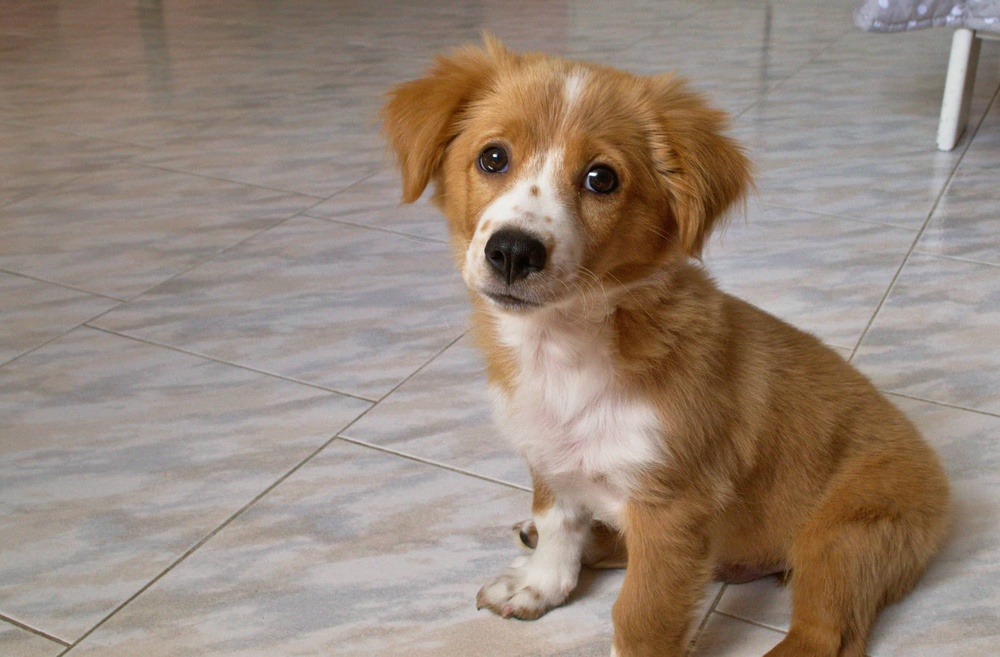
#> input picture A/Tutorials/Tutorial3/petiti_luigi.jpg, 1000 x 657 px, shrunk from 2030 x 1333 before the run, found by its file name
$ python Tutorial3.py
#> lines starting #> are read from the running program, lines starting #| are printed output that depends on the picture
import numpy as np
import matplotlib.pyplot as plt
from matplotlib.image import imread
from scipy.linalg import lu
import copy

def bisection2(x, x_values):
    low, high = 0, len(x_values) - 1
    while high - low > 1:
        mid = (low + high) // 2
        if x_values[mid] > x:
            high = mid
        else:
            low = mid
    return high, low

def linear_interp(x_new, x_values, y_values):
    y_new = []
    delta_x = x_values[5] - x_values[4]
    for x in x_new:
            i, j = bisection2(x, x_values)
            a = (int(y_values[i]) - int(y_values[j]))
            y_interp = y_values[j] + (x - x_values[j]) * a
            y_new.append(y_interp)
    return np.array(y_new)

# [14 lines of commented-out code are left out]

def crout(A):
    '''Overwrites a matrix by its LU composition.'''
    assert A.shape == A.T.shape
    alpha = np.identity(len(A))
    for j in range(len(A)):
        for i in range(len(A)):
            if i <= j:
                if i >= 0:
                    sumvar_a = np.arange(0, i, 1)
                    sum_a = np.sum(alpha[i, sumvar_a]*A[sumvar_a, j])
                    A[i, j] -= sum_a

            else:
                if j > 0:
                    sumvar_b = np.arange(0, j, 1)
                else:
                    sumvar_b = np.array([int(0)])
                sum_b = np.sum(alpha[i, sumvar_b]*A[sumvar_b, j])
                A[i, j] = 1 / A[j, j] * (A[i, j] - sum_b)
                if i != j:
                    alpha[i, j] = A[i, j]

    return A

A = np.array([[1, -4, 2],
              [-2, 1, 3],
              [2, 6, 8]])

print(A)
A_orig = copy.deepcopy(A)

A_decomp = crout(A)
U = np.triu(A_decomp, k=0)
L = np.tril(A_decomp, k = -1) + np.identity(len(A_decomp))

print(A_decomp)
print(U)
print(L)
print(A_orig -(L @ U))

import numpy as np
import matplotlib.pyplot as plt
import math
import matplotlib.image as mpimg

img = mpimg.imread('A/Tutorials/Tutorial3/petiti_luigi.jpg')
#> img is the input picture: shape (657, 1000, 3); mean R, G, B 150.7, 134.8, 122.2
grey_img = np.dot(img[..., :3], [0.640, 0.595, 0.155]) # Rec601 hack to turn greyscale
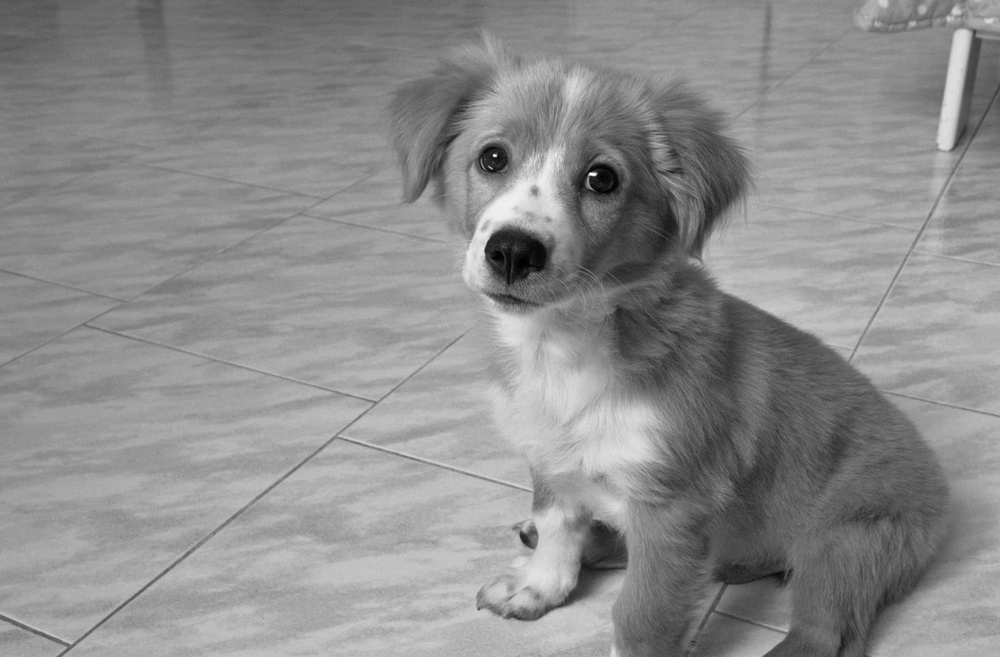
#> grey_img: shape (657, 1000) float64; min 4.3, max 350.1, mean 195.6; drawn with min black and max white

U, S, Vh = np.linalg.svd(grey_img, full_matrices=False)
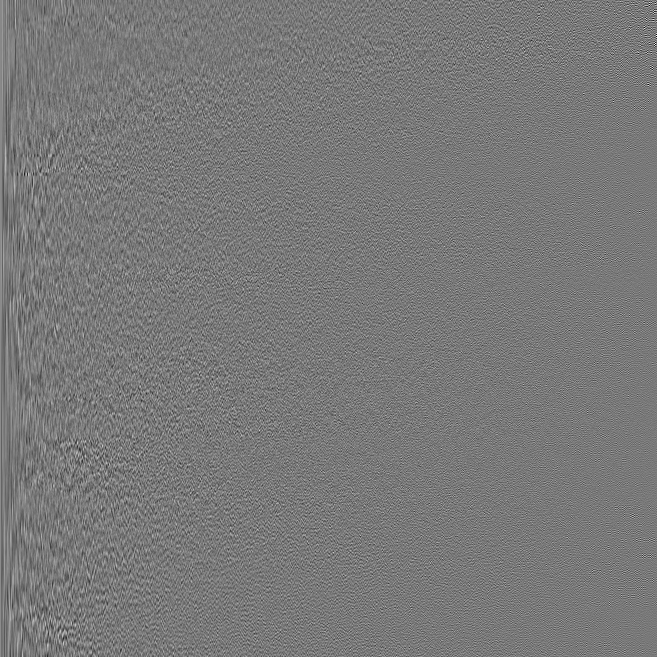
#> U: shape (657, 657) float64; min -0.273, max 0.301, mean 6.23e-05; drawn with min black and max white
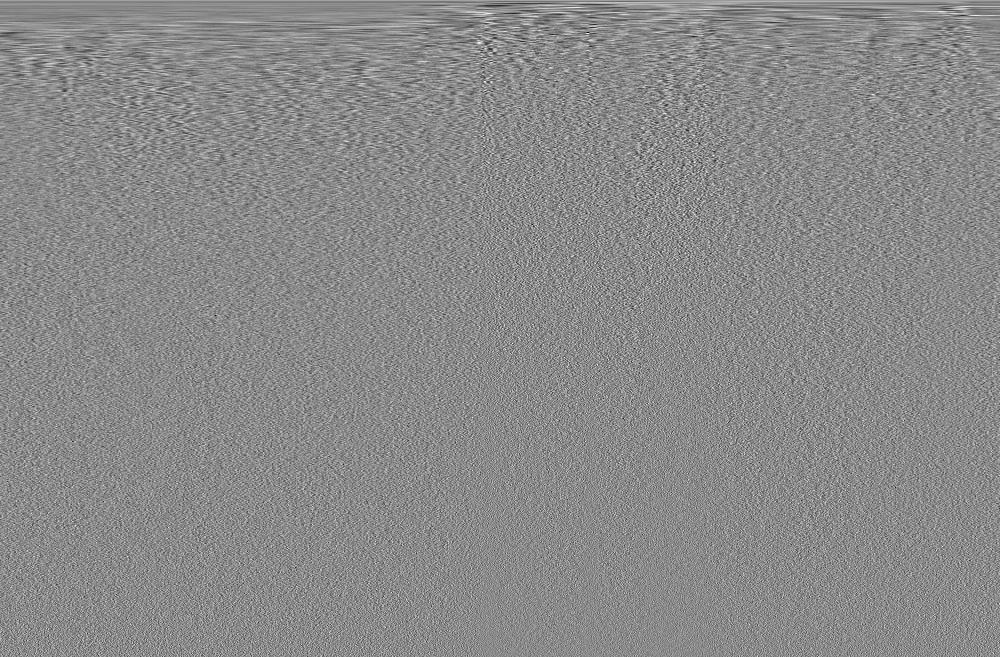
#> Vh: shape (657, 1000) float64; min -0.198, max 0.167, mean 5.99e-05; drawn with min black and max white
#> S = 657 values, max 159985.8 at index 0, min 6.42 at index 656, mean 605.5
print(U.shape, np.diag(S).shape, Vh.shape)
#| (657, 657) (657, 657) (657, 1000)
remake_img = U @ np.diag(S) @ Vh

# [4 lines of commented-out code are left out]

size_lim = 1000

U, S, Vh = U[:size_lim, :size_lim], S[:size_lim], Vh[:size_lim, :size_lim]
print(U.shape, np.diag(S).shape, Vh.shape)
#| (657, 657) (657, 657) (657, 1000)
compressed_img = U @ np.diag(S) @ Vh


# plt.imshow(compressed_img, cmap='gray')
# plt.show()

# EXERCISE 2
class Matrix():
    def __init__(self, n_rows, n_cols):
        self.n_rows = n_rows
        self.n_cols = n_cols
        self.arr = np.zeros((n_rows, n_cols))

    def row_swap(self, i, j):
        if i != j:
            row_i = np.copy(self.arr[i, :])
            self.arr[i, :] = self.arr[j, :]
            self.arr[j, :] = row_i

    def LU_comp(self):
        return crout(self.arr)

    def solve_sys_GJ(self):
        for col_idx in range(self.n_cols-1):
            pivot_idx = np.argmax(self.arr[:, col_idx])
            if math.isclose(self.arr[pivot_idx, col_idx], 0):
                break
            self.row_swap(pivot_idx, col_idx)
            self.arr[col_idx, :] = self.arr[col_idx, :]/self.arr[col_idx, col_idx]

            # use the pivot row to reduce all other rows with non-zero elements in column i.
            for row_idx in np.arange(col_idx+1, self.n_rows):
                if row_idx >= self.n_rows or col_idx >= self.n_cols:
                    break
                if not math.isclose(self.arr[row_idx, col_idx], 0):
                    self.arr[row_idx, :] -= self.arr[col_idx, :]*self.arr[row_idx, col_idx]
        return self.arr


A = Matrix(5, 5)
A.arr = np.array([[3, 8, 1, -12, -4, 2],
                  [1, 0, 0, -1, 0, 0],
                  [4, 4, 3, -40, -3, 1],
                  [0, 2, 1, -3, -2, 0],
                  [0, 1, 0, -12, 0, 0]]).astype(np.float32)

gj_a = A.solve_sys_GJ()
print(np.array(gj_a))
